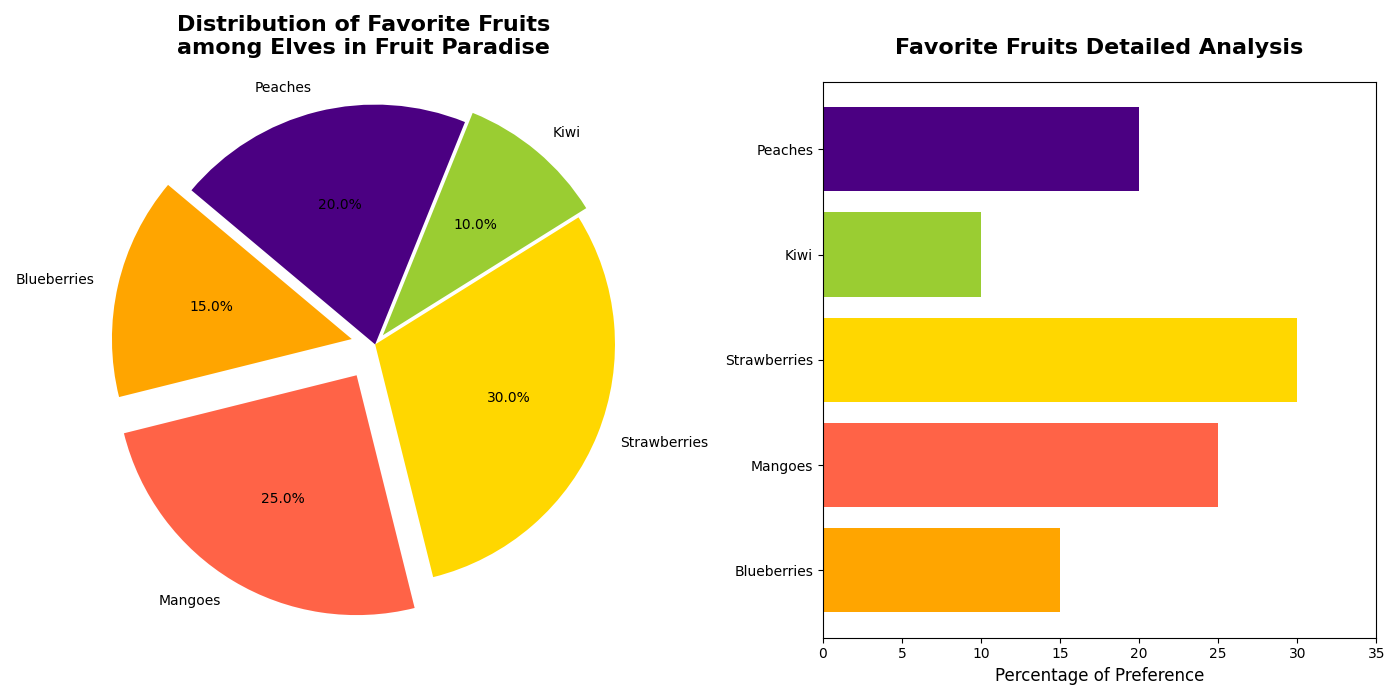

Write the Python code that produced this figure.
import matplotlib.pyplot as plt

# Same fruit types, shuffled percentages
fruit_types = ['Blueberries', 'Mangoes', 'Strawberries', 'Kiwi', 'Peaches']
percentages = [15, 25, 30, 10, 20]  # Manually adjusted values for randomness
colors = ['#FFA500', '#FF6347', '#FFD700', '#9ACD32', '#4B0082']  # Same colors

fig, (ax1, ax2) = plt.subplots(1, 2, figsize=(14, 7))

explode = (0.1, 0.15, 0, 0.05, 0)  # Same explode effect
ax1.pie(
    percentages, labels=fruit_types, autopct='%1.1f%%', startangle=140, 
    colors=colors, explode=explode)

ax1.set_title('Distribution of Favorite Fruits\namong Elves in Fruit Paradise', 
              fontsize=16, fontweight='bold', pad=20)
ax1.axis('equal')

ax2.barh(fruit_types, percentages, color=colors)
ax2.set_title('Favorite Fruits Detailed Analysis', fontsize=16, fontweight='bold', pad=20)
ax2.set_xlabel("Percentage of Preference", fontsize=12)
ax2.set_xlim(0, 35)
ax2.set_yticks(range(len(fruit_types)))
ax2.set_yticklabels(fruit_types, fontsize=10)

plt.tight_layout()
plt.show()
